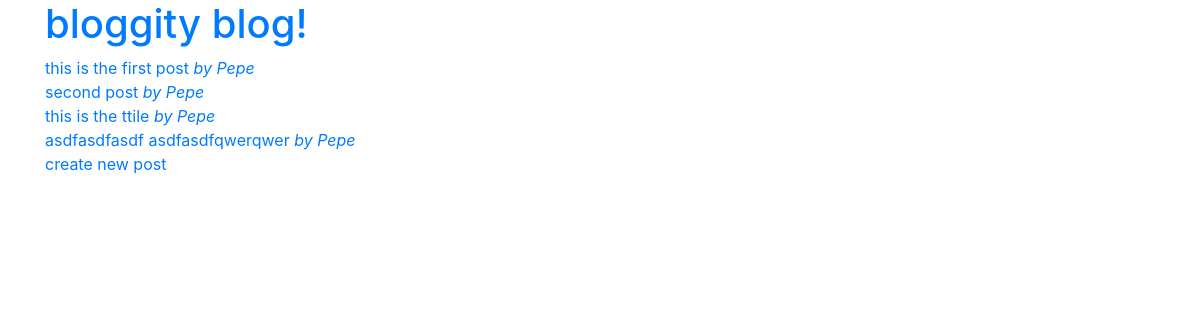
The page / on the database its author committed.
### tables this page shows
CREATE TABLE posts (
  id INTEGER PRIMARY KEY AUTOINCREMENT,
  title VARCHAR(255) NOT NULL,
  content VARCHAR(512) NOT NULL,
  id_USER INTEGER NOT NULL,
  FOREIGN KEY(id_user) REFERENCES users(id)
);

CREATE TABLE users (
  id INTEGER PRIMARY KEY AUTOINCREMENT,
  name VARCHAR(255) NOT NULL,
  password VARCHAR(255) NOT NULL,
  email VARCHAR(255) NOT NULL
);

### app.py (the view)
@app.route("/")
def root():
    query = """
    SELECT p.id, p.title, u.name
    FROM posts p
    INNER JOIN users u
    ON u.id = p.id_user
    """
    posts = db.engine.execute(query)
    return render_template("main.html", posts=posts)

### templates/main.html (shortened to what this page needs)
<html>
    <head>
        <link rel="stylesheet" href="https://stackpath.bootstrapcdn.com/bootstrap/4.3.1/css/bootstrap.min.css">
    </head>
    <body>
        <div class="container">
            <h1><a href="/">bloggity blog!</a></h1>
            {% for post in posts%}
            <div><a href="/post/{{post[0]}}">{{ post[1] }} <em>by {{post[2]}}</em></a></div>
            {% endfor %}
            <a href="/new_post">create new post</a>
        </div>
    </body>
</html>

### rows shown on the page
posts: title "this is the first post", name "Pepe"
posts: title "second post", name "Pepe"
posts: title "this is the ttile", name "Pepe"
posts: title "asdfasdfasdf asdfasdfqwerqwer", name "Pepe"
